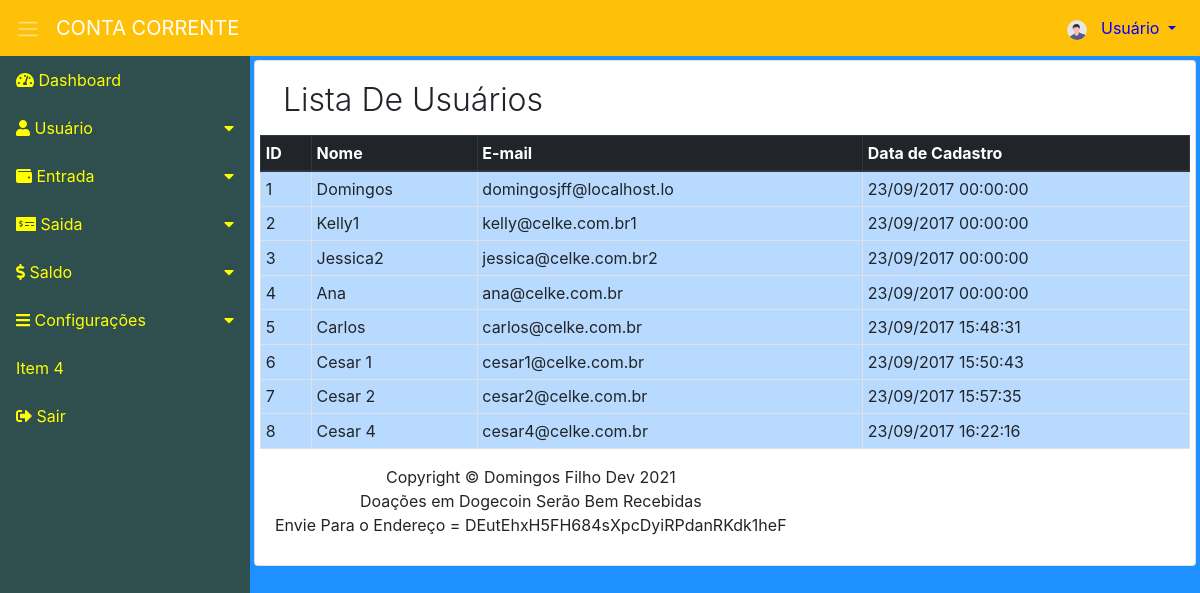
Page /list_usuario.php on the earlier database version.
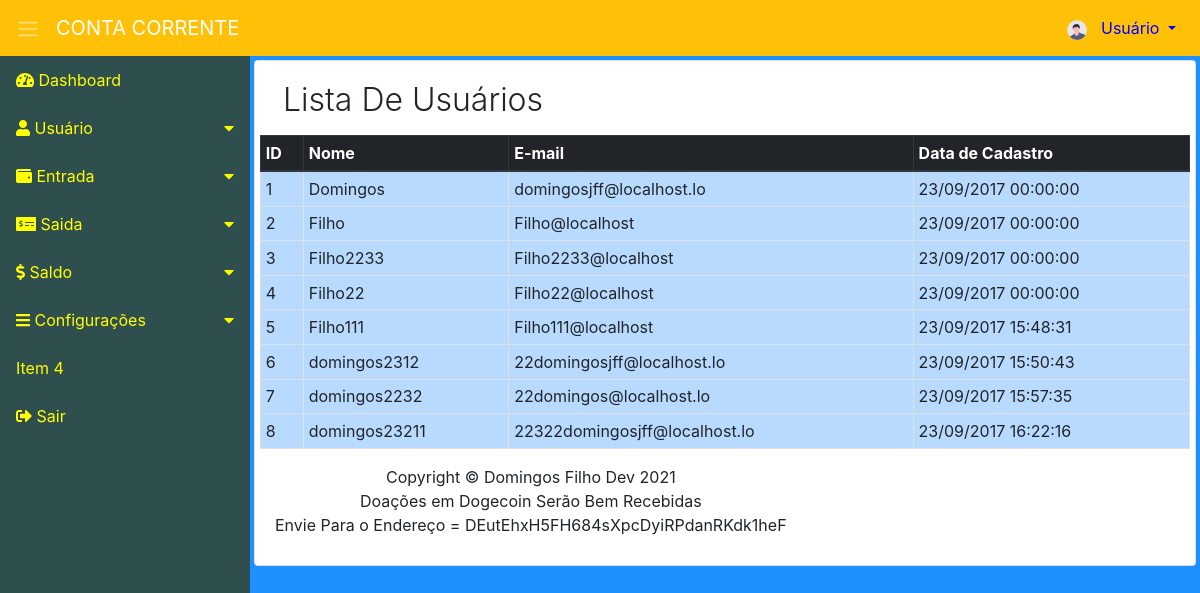
Same page on the later database version.
### tables this page shows
CREATE TABLE IF NOT EXISTS `usuarios` (
  `id` int(11) NOT NULL AUTO_INCREMENT,
  `nome` varchar(120) DEFAULT NULL,
  `email` varchar(220) NOT NULL,
  `situacao_id` int(11) NOT NULL DEFAULT 2,
  `niveis_acesso_id` int(11) NOT NULL,
  `qnt_acessos` int(11) NOT NULL DEFAULT 0,
  `created` datetime NOT NULL,
  `modified` datetime DEFAULT NULL,
  PRIMARY KEY (`id`),
  KEY `situacao_id` (`situacao_id`),
  KEY `niveis_acesso_id` (`niveis_acesso_id`)
);

### list_usuario.php (the view, shortened to what this page needs)
<?php
include_once("conexao.php");
?>
<!DOCTYPE html>
<html lang="pt-br">
    <head>
        <link rel="stylesheet" href="https://maxcdn.bootstrapcdn.com/bootstrap/4.0.0/css/bootstrap.min.css">
        <link rel="stylesheet" href="css/fontawesome.min.css">
		<link rel="stylesheet" href="css/dashboard.css">
    </head>
    <body>
        <nav class="navbar navbar-expand navbar-dark bg-warning">
			<a class="sidebar-toggle text-light mr-3">
                <span class="navbar-toggler-icon"></span>
            </a>
			<a class="navbar-brand" href="#">CONTA CORRENTE</a>
            <div class="collapse navbar-collapse">
                <ul class="navbar-nav ml-auto">
                    <li class="nav-item dropdown">
                        <a class="nav-link dropdown-toggle menu-header" href="#" id="navbarDropdownMenuLink" data-toggle="dropdown">
                            <img class="rounded-circle" src="imagem/undraw_profile.svg" width="20" height="20"> &nbsp;<span class="d-none d-sm-inline"> Usuário</span>
                        </a>
                    </li>
                </ul>
            </div>
        </nav>
    <div class="d-flex">
            <nav class="sidebar">
                <ul class="list-unstyled">
                    <li><a href="index.php"><i class="fas fa-tachometer-alt"></i> Dashboard</a></li>
					<li>
					<a href="#submenu1" data-toggle="collapse">
                            <i class="fas fa-user"></i> Usuário
                    </a>
					</li>
                   <li>
					<a href="#submenu3" data-toggle="collapse">
                            <i class="fas fa-wallet"></i> Entrada
                    </a>
					</li>
                   <li>
					<a href="#submenu4" data-toggle="collapse">
                            <i class="fas fa-money-check-alt"></i> Saida
                    </a>
					</li>
                   <li>
					<a href="#submenu5" data-toggle="collapse">
                            <i class="fas fa-dollar-sign"></i> Saldo
                    </a>
					</li>
					<li>
					<a href="#submenu2" data-toggle="collapse">
                            <i class="fas fa-bars"></i> Configurações</a></li>
					<li><a href="#"> Item 4</a></li>
                    <li><a href="#"><i class="fas fa-sign-out-alt"></i> Sair</a></li>
                </ul>
            </nav>
<?php
$result_usuario = "SELECT * FROM usuarios";
$resultado_usuario = mysqli_query($conn, $result_usuario);
?>
			<div class="content p-1">
				<div class="list-group-item">
				    <div class="d-flex">
					  <div class="mr-auto p-2">
					   <h1 class="display-4 titulo">Lista De Usuários</h1>
					  </div>
					</div>
            <div class="row mb-3">
			   <table class="table table-striped table-bordered table-hover table-sm">
				<thead class="thead-dark">
					<th scope="col">ID</th>
					<th scope="col">Nome</th>
					<th scope="col" class="d-none d-sm-table-cell">E-mail</th>
					<th scope="col">Data de Cadastro</th>
				</thead>
				<tbody>
<?php
while($row_usuario = mysqli_fetch_assoc($resultado_usuario)){
?>
<tr class="table-primary">
<td><?php echo $row_usuario['id']; ?></td>
<td><?php echo $row_usuario['nome']; ?></td>
<td class="d-none d-sm-table-cell"><?php echo $row_usuario['email']; ?></td>
<td class="d-none d-sm-table-cell"><?php echo date('d/m/Y H:i:s', strtotime($row_usuario['created'])); ?></td>
</tr>
 <?php
    }
 ?>
				</tbody>
			</table>
            <footer class="sticky-footer bg-white">
                <div class="container my-auto">
                    <div class="copyright text-center my-auto">
                        <span>Copyright &copy; Domingos Filho Dev 2021</span></br>
						<span>Doações em Dogecoin Serão Bem Recebidas</span></br>
						<span>Envie Para o Endereço = DEutEhxH5FH684sXpcDyiRPdanRKdk1heF </span>
                    </div>
                </div>
            </footer>
			</div>
				</div>
		    </div>
	</div>
	</body>
</html>

### css/dashboard.css (style rules this page uses)
body { background-color: #1E90FF; }
.menu-header { color: #0000FF !important; }
.sidebar { background-color: #2F4F4F; min-width: 250px; max-width: 250px; min-height: calc(100vh - 56px); transition: all 0.3s; }
.sidebar ul li a { display: block; padding: 0.75rem 1rem; color: #FFFF00 !important; text-decoration: none; }
.sidebar [data-toggle="collapse"] { position: relative; }
.sidebar [data-toggle="collapse"]:before { content: "\f0d7"; font-family: "Font Awesome 5 Free"; font-weight: 900; position: absolute; right: 1rem; }
.content { width: 100%; }
.titulo { font-size: 2.0rem !important; }

Differences in the rows shown:
changed usuarios id 2: nome "Kelly1" → "Filho"; email "kelly@celke.com.br1" → "Filho@localhost"
changed usuarios id 3: nome "Jessica2" → "Filho2233"; email "jessica@celke.com.br2" → "Filho2233@localhost"
changed usuarios id 4: nome "Ana" → "Filho22"; email "ana@celke.com.br" → "Filho22@localhost"
changed usuarios id 5: nome "Carlos" → "Filho111"; email "carlos@celke.com.br" → "Filho111@localhost"
changed usuarios id 6: nome "Cesar 1" → "domingos2312"; email "cesar1@celke.com.br" → "22domingosjff@localhost.lo"
changed usuarios id 7: nome "Cesar 2" → "domingos2232"; email "cesar2@celke.com.br" → "22domingos@localhost.lo"
changed usuarios id 8: nome "Cesar 4" → "domingos23211"; email "cesar4@celke.com.br" → "22322domingosjff@localhost.lo"
